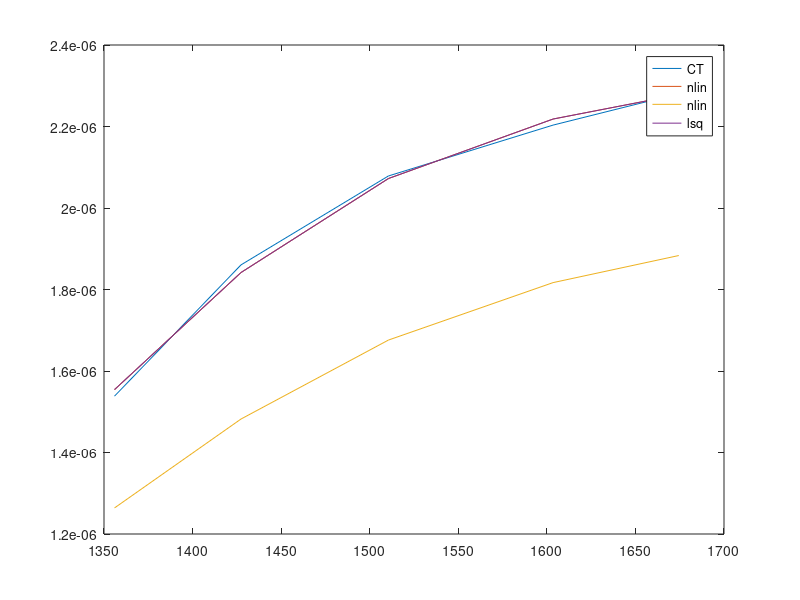

Reproduce this figure in MATLAB.
function rescaling_test
load('POCidentification_all_coefs_2018_06_06_Circles_Acro.mat')
load('POCidentification_test_span_2018_06_06_Circles_Acro.mat')

ave_omega = prep_omegas(coef,omega,n1,n2);
ct = coef(1,:);

x3 = [(2.089*10^-6),10245,.007217];
fun4 = @(x,data) x(1)./(1+x(2).*exp(-x(3).*data));
fit4 = nlinfit(ave_omega,coef(1,:),fun4,x3);
fprintf('beta = %e\ngamma = %e\npower = %e\n',fit4(1),fit4(2),fit4(3))
ct3 = fit4(1)./(1+fit4(2)*exp(-fit4(3).*ave_omega));

x = [(2.089*10^-6),10245,.007217];
fun = @(x,data) x(1)./(1+x(2).*exp(-x(3).*data));
fit = nlinfit(ave_omega.*10000,coef(1,:).*10000,fun,x.*10000);
fprintf('\nbeta = %e\ngamma = %e\npower = %e\n',fit(1),fit(2),fit(3))
fit = fit./10000;
ct0 = fit(1)./(1+fit(2)*exp(-fit(3).*ave_omega));

x1 = [(2.089*10^-6),10245,.007217];
fun2 = @(x,data) x(1)./(1+x(2).*exp(-x(3).*data));
fit2 = lsqcurvefit(fun2,x1,ave_omega,coef(1,:));
fprintf('beta = %e\ngamma = %e\npower = %e\n',fit2(1),fit2(2),fit2(3))
ct2 = fit2(1)./(1+fit2(2).*exp(-fit2(3).*ave_omega));

figure('Visible','on')
plot(ave_omega,coef(1,:),ave_omega,ct3,ave_omega,ct0,ave_omega,ct2)
legend('CT','nlin','nlin','lsq')

mean_error(ct,ct0,'nlinfit')
mean_error(ct,ct2,'lsqcurvefit')


function ave_omega = prep_omegas(coef,omega,n1,n2)
len_coef = length(coef);
ave_omega_array = zeros(4,len_coef);
ave_omega = zeros(1,len_coef);

for i = 1:len_coef
    ave_omega_array(1,i) = mean(omega(1,n1(i):n2(i)));
    ave_omega_array(2,i) = mean(omega(2,n1(i):n2(i)));
    ave_omega_array(3,i) = mean(omega(3,n1(i):n2(i)));
    ave_omega_array(4,i) = mean(omega(4,n1(i):n2(i)));
end

for j = 1:len_coef
    ave_omega(j) = mean(ave_omega_array(:,j));
end

function mean_error(ct,ct_estimated,string)
error = immse(ct,ct_estimated);
print = sprintf('The error for %s is %e\n',string,error);
fprintf('%s',print)










